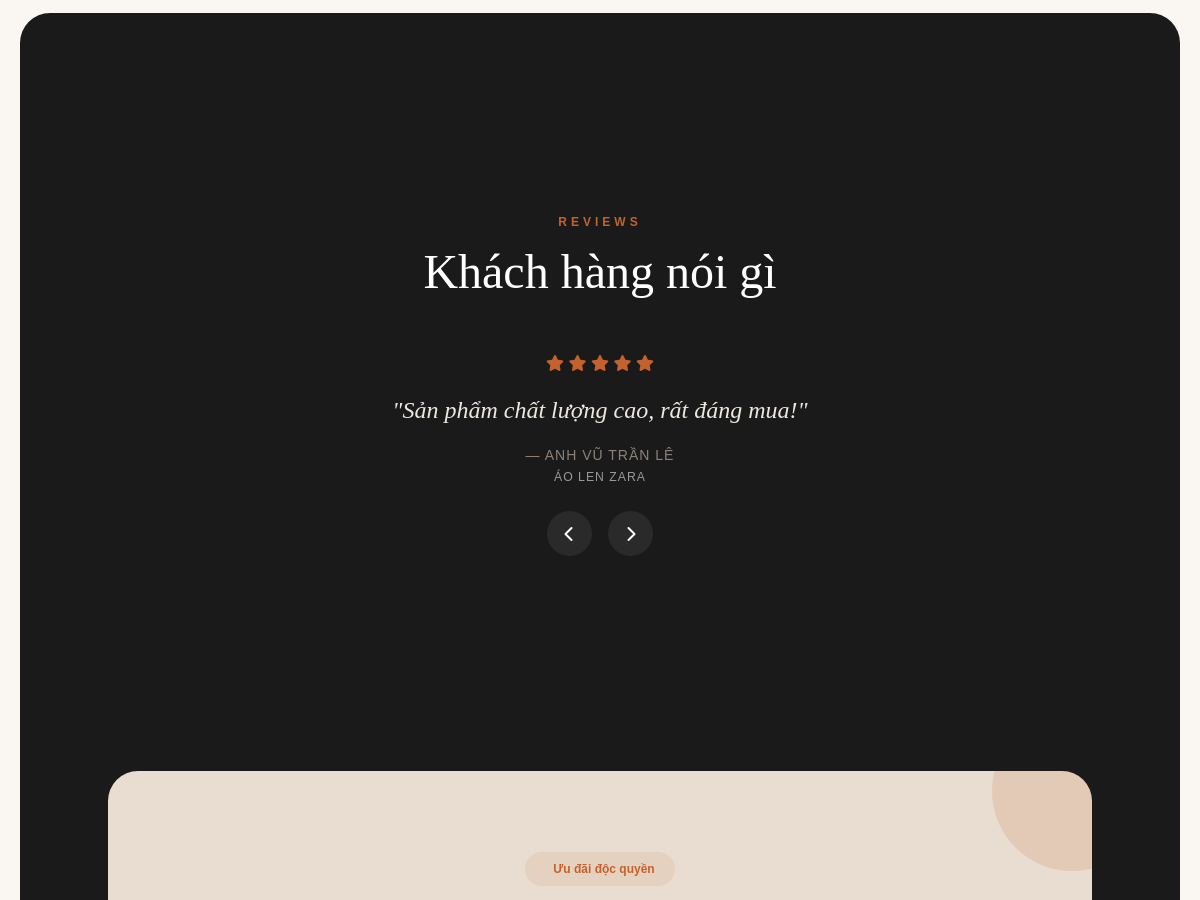
The app's page /shop.php (middle part), older data.
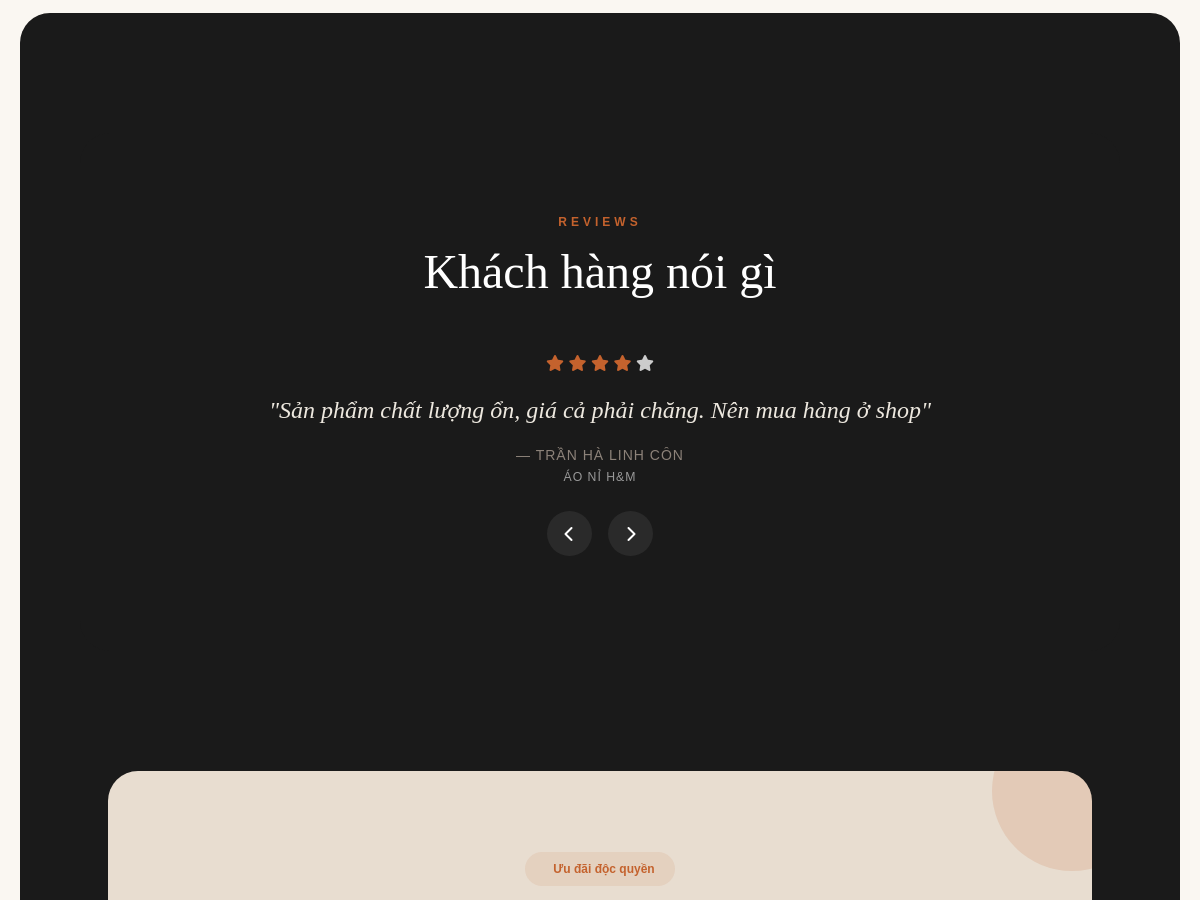
The same page, newer data.
### tables this page shows
CREATE TABLE `productreviews` (
  `id` int(11) NOT NULL,
  `product_id` bigint(20) NOT NULL,
  `user_id` bigint(20) DEFAULT NULL,
  `user_name` varchar(100) NOT NULL,
  `rating` int(11) NOT NULL DEFAULT 5,
  `content` text NOT NULL,
  `is_purchased` tinyint(4) DEFAULT 0,
  `status` enum('visible','hidden') DEFAULT 'visible',
  `created_at` datetime DEFAULT current_timestamp()
);

CREATE TABLE `sanpham` (
  `maSP` bigint(20) NOT NULL,
  `maDM` bigint(20) DEFAULT NULL,
  `maTH` bigint(20) DEFAULT NULL,
  `ten` varchar(100) DEFAULT NULL,
  `moTa` text DEFAULT NULL,
  `gia` decimal(15,2) DEFAULT NULL,
  `soLuong` int(11) DEFAULT NULL,
  `kichCo` varchar(50) DEFAULT NULL,
  `mauSac` varchar(50) DEFAULT NULL,
  `chatLieu` varchar(100) DEFAULT NULL,
  `hinhAnh` varchar(255) DEFAULT NULL,
  `daBan` int(11) DEFAULT 0
);

### shop.php (the view, shortened to what this page needs)
<?php
require_once 'includes/db.php';
include 'includes/header.php';
?>
<main>
    <section class="review-slider-section">
        <?php
        $sql_cmt = "
    SELECT
        pr.user_name,
        pr.content,
        pr.rating,
        sp.ten as tenSanPham
    FROM productreviews pr
    LEFT JOIN sanpham sp ON pr.product_id = sp.maSP
    WHERE pr.status = 'visible' AND pr.rating >= 4
    ORDER BY pr.created_at DESC
    LIMIT 6
";
        $res_cmt = mysqli_query($conn, $sql_cmt);
        ?>
        <section class="review-slider-section">
            <div class="container max-w-3xl mx-auto text-center">
                <p class="review-tag">Reviews</p>
                <h2 class="review-main-title">Khách hàng nói gì</h2>
                <div class="review-container position-relative mt-4">
                    <div id="review-slider">
                        <?php if ($res_cmt && mysqli_num_rows($res_cmt) > 0): ?>
                            <?php $i = 0; ?>
                            <?php while ($cmt = mysqli_fetch_assoc($res_cmt)): ?>
                                <?php $rating = max(1, min(5, (int)$cmt['rating'])); ?>
                                <div class="review-item <?php echo $i === 0 ? 'active' : ''; ?>">
                                    <div class="mb-3">
                                        <?php for ($j = 0; $j < 5; $j++): ?>
                                            <i class="fa-solid fa-star"
                                                style="color: <?php echo $j < $rating ? '#C4622D' : '#ccc'; ?>"></i>
                                        <?php endfor; ?>
                                    </div>
                                    <p class="review-comment">
                                        "<?php echo htmlspecialchars($cmt['content']); ?>"
                                    </p>
                                    <p class="review-customer mt-3">
                                        — <?php echo htmlspecialchars($cmt['user_name']); ?>
                                        <br>
                                        <small style="color:#999;">
                                            <?php echo htmlspecialchars($cmt['tenSanPham']); ?>
                                        </small>
                                    </p>
                                </div>
                                <?php $i++; ?>
                            <?php endwhile; ?>
                        <?php else: ?>
                            <p>Chưa có đánh giá nào</p>
                        <?php endif; ?>
                    </div>
                    <div class="d-flex justify-content-center gap-3 mt-4">
                        <button onclick="changeReview(-1)" class="btn-review-nav">
                            <i class="fa-solid fa-chevron-left"></i>
                        </button>
                        <button onclick="changeReview(1)" class="btn-review-nav">
                            <i class="fa-solid fa-chevron-right"></i>
                        </button>
                    </div>
                </div>
            </div>
        </section>
        <section class="newsletter-section">
            <div class="container max-w-7xl mx-auto px-lg-5">
                <div class="newsletter-card position-relative overflow-hidden">
                    <div class="deco-circle circle-top"></div>
                    <div class="newsletter-content position-relative" id="newsletter-area">
                        <div class="newsletter-badge mb-4">
                            <i class="fa-solid fa-sparkles me-2"></i><span>Ưu đãi độc quyền</span>
                        </div>
                    </div>
                </div>
            </div>
        </section>
</main>
<?php include 'chat-widget.php'; ?>

### includes/header.php (shortened to what this page needs)
<!DOCTYPE html>
<html lang="vi">
<head>
    <link href="https://cdn.jsdelivr.net/npm/bootstrap@5.3.0/dist/css/bootstrap.min.css" rel="stylesheet">
    <link rel="stylesheet" href="https://cdnjs.cloudflare.com/ajax/libs/font-awesome/6.4.0/css/all.min.css">
    <link rel="stylesheet" href="assets/css/base.css">
    <link rel="stylesheet" href="assets/css/layout.css">
    <link rel="stylesheet" href="assets/css/home.css">
    <link rel="stylesheet" href="assets/css/admin.css">
    <link rel="stylesheet" href="assets/css/auth-account.css">
    <link rel="stylesheet" href="assets/css/detail.css">
    <link rel="stylesheet" href="assets/css/products.css">
    <link rel="stylesheet" href="assets/css/cart-blog.css">
</head>
<body>

### chat-widget.php (shortened to what this page needs)
<link rel="stylesheet" href="./assets/css/chat-widget.css">

### assets/css/base.css (style rules this page uses)
:root { --mau-bg: #FAF7F2; --mau-gold: #C4622D; --mau-text: #1A1A1A; }
body { font-family: 'Inter', sans-serif; background-color: var(--mau-bg); color: var(--mau-text); }
.max-w-7xl { max-width: 1280px; }
.max-w-3xl { max-width: 768px; }

### assets/css/home.css (style rules this page uses)
:root { --mau-bg: #FAF7F2; --mau-gold: #C4622D; --mau-text: #1A1A1A; }
.max-w-7xl { max-width: 1280px; }
.review-slider-section { background-color: #1A1A1A; padding: 80px 40px; margin: 40px 20px; border-radius: 30px; color: #ffffff; }
.review-tag { font-family: Arial, Helvetica, sans-serif; color: #C4622D; font-size: 12px; letter-spacing: 4px; text-transform: uppercase; margin-bottom: 12px; font-weight: 700; }
.review-main-title { font-family: 'Cormorant Garamond', serif; font-size: clamp(2rem, 4vw, 3rem); color: #ffffff; font-weight: 400; margin-bottom: 50px; }
.review-container { min-height: 220px; }
.review-item { position: absolute; top: 0; left: 0; width: 100%; opacity: 0; transform: translateY(20px); transition: all 0.5s ease; visibility: hidden; }
.review-item.active { position: relative; opacity: 1; transform: translateY(0); visibility: visible; }
.review-comment { font-family: 'Cormorant Garamond', serif; font-size: clamp(1.2rem, 2vw, 1.6rem); font-style: italic; color: #EDE8DF; line-height: 1.6; max-width: 700px; margin: 0 auto; }
.review-customer { font-family: Arial, Helvetica, sans-serif; font-size: 14px; color: #8C8279; margin-top: 25px; text-transform: uppercase; letter-spacing: 1px; }
.btn-review-nav { width: 45px; height: 45px; border-radius: 50%; border: none; background-color: #2A2A2A; color: #ffffff; display: flex; align-items: center; justify-content: center; transition: 0.3s; }
.max-w-3xl { max-width: 768px; }
.newsletter-section { padding: 80px 0; }
.newsletter-card { background-color: #E8DDD0; border-radius: 30px; padding: 80px 40px; text-align: center; }
.deco-circle { position: absolute; border-radius: 50%; pointer-events: none; }
.circle-top { width: 160px; height: 160px; background-color: #C4622D; opacity: 0.15; top: -60px; right: -60px; }
.newsletter-badge { display: inline-flex; align-items: center; background-color: rgba(196, 98, 45, 0.1); color: #C4622D; padding: 8px 20px; border-radius: 50px; font-size: 12px; font-family: Arial, Helvetica, sans-serif; font-weight: 700; }

### assets/css/admin.css (style rules this page uses)
:root { --admin-bg: #FAF7F2; --admin-card: #EDE8DF; --admin-primary: #C4622D; --admin-text: #1A1A1A; --admin-muted: #8C8279; --admin-border: #D4CEBE; }

Row changes from the older to the newer data that the page shows:
no longer on this page (row unchanged): productreviews: rating 5 (drawn), content "Sản phẩm chất lượng cao, rất đáng mua!", user_name "ANH VŨ TRẦN LÊ", product.ten "ÁO LEN ZARA"
added productreviews: rating 4 (drawn), content "Sản phẩm chất lượng ổn, giá cả phải chăng. Nên mua hàng ở shop", user_name "TRẦN HÀ LINH CÔN", product.ten "ÁO NỈ H&M"
